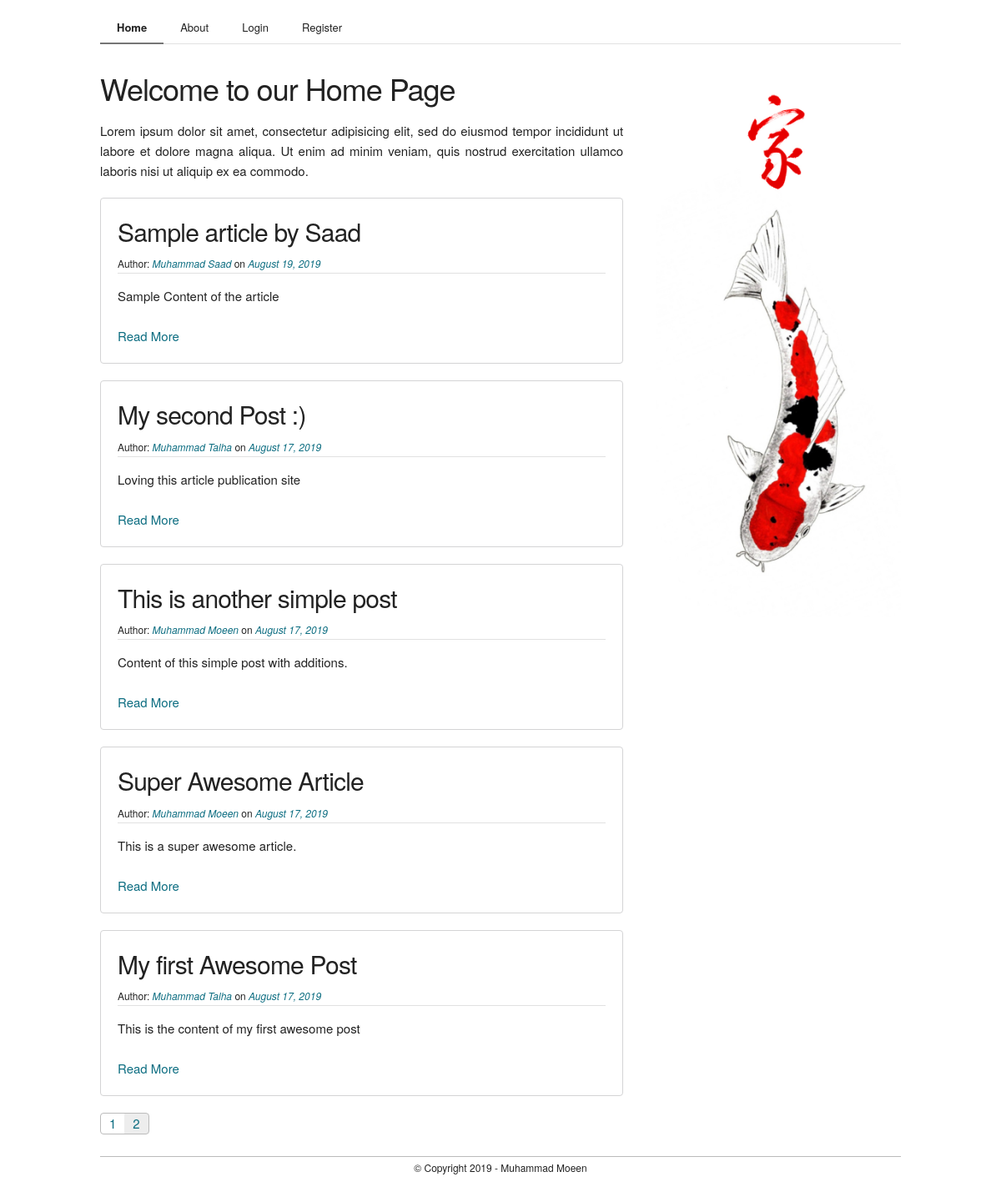
The page /home?page=2 on the database as committed earlier.
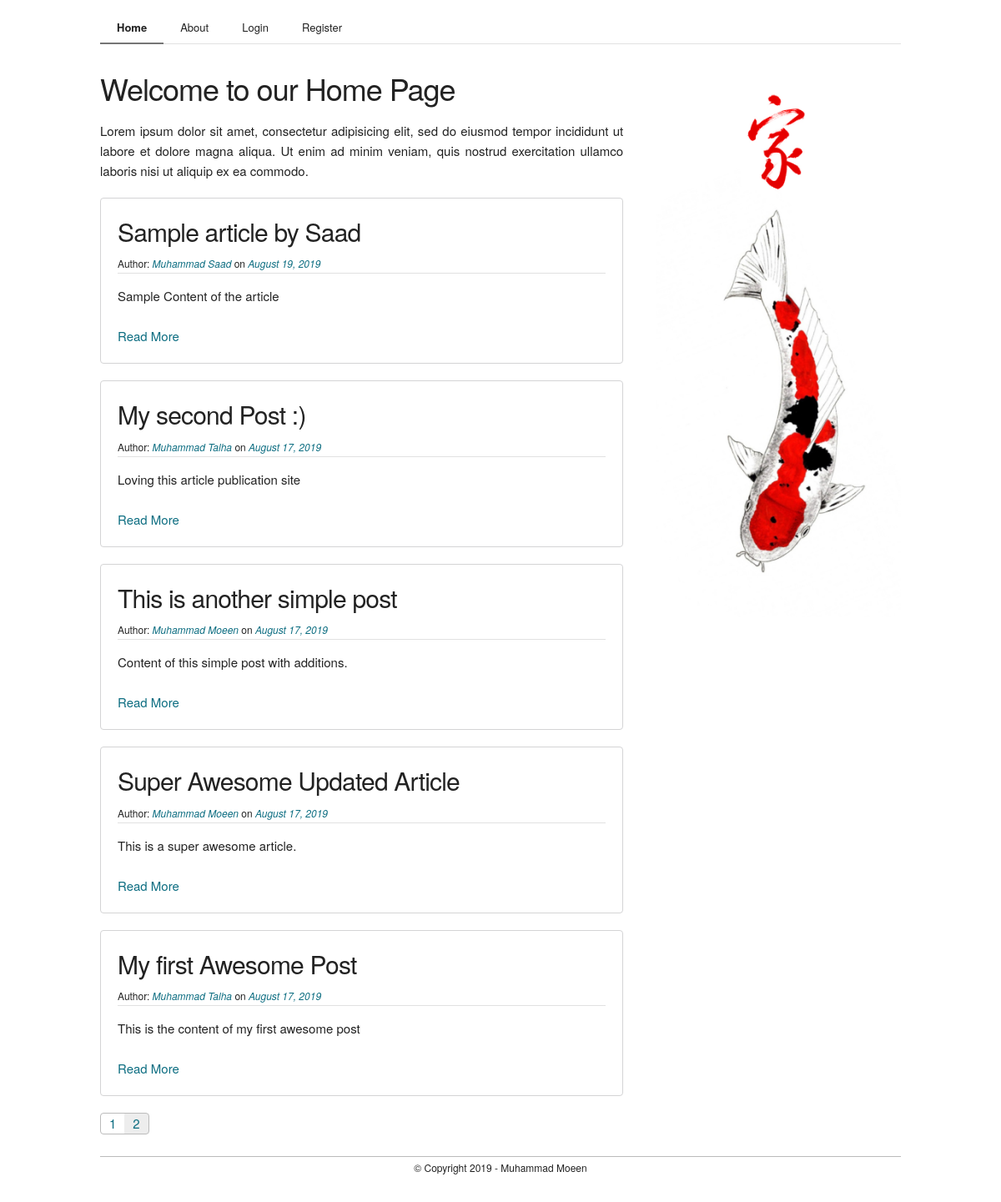
The same page on the database as committed later.
### flaskblog/models.py (models this page shows, shortened)
class Post(db.Model):
    id = db.Column( db.Integer, primary_key = True )
    title = db.Column( db.String(200), nullable = False )
    date_posted = db.Column( db.DateTime, nullable = False, default = datetime.utcnow )
    content = db.Column( db.Text, nullable = False )
    user_id = db.Column( db.Integer, db.ForeignKey('user.id'), nullable = False )

class User(db.Model, UserMixin):
    id = db.Column( db.Integer, primary_key = True )
    name = db.Column( db.String(20), unique = True, nullable = False )
    email = db.Column( db.String(120), unique = True, nullable = False )
    image_file = db.Column( db.String(20), nullable = False, default = 'avatar.png' )
    password = db.Column( db.String(60), nullable = False )
    posts = db.relationship('Post', backref = 'author', lazy = True )

### flaskblog/main/routes.py (the view)
@main.route('/')
@main.route('/home')
def home():
    page_num = request.args.get('page', 1, type=int)
    posts = Post.query.order_by(Post.date_posted.desc()).paginate( page = page_num, per_page = 5)
    return render_template('home.html', posts=posts)

### flaskblog/templates/home.html
{% extends 'layout.html' %}
{% block content %}
	<section class="section">
		<div class="container" style="margin-top: 3rem;">
			<div class="row">
				<div class="two-thirds column">
					<h3>Welcome to our Home Page</h3>
					<p style="text-align: justify;">Lorem ipsum dolor sit amet, consectetur adipisicing elit, sed do eiusmod
					tempor incididunt ut labore et dolore magna aliqua. Ut enim ad minim veniam,
					quis nostrud exercitation ullamco laboris nisi ut aliquip ex ea commodo.</p>
					{% for post in posts.items %}
						<div class="box">
							<h4>{{ post.title }}</h4>
							<small>Author: <i><a href="{{ url_for('users.profile', username=post.author.name ) }}">{% if current_user == post.author %}You{% else %}{{ post.author.name }}{% endif %}</a></i> on <i><a href="#">{{ post.date_posted.strftime('%B %d, %Y') }}</a></i></small>
							<hr>
							<p>{{ post.content }}</p>
							<br>
							<a href="{{ url_for('posts.article', post_id=post.id) }}">Read More</a>
						</div>
					{% endfor %}
					<div class="pages">
						{% for page_num in posts.iter_pages( left_edge=1, right_edge=1, left_current=1, right_current=2) %}
							{% if page_num %}
								{% if posts.page == page_num %}
									<a class="active" href="{{ url_for('main.home', page=page_num) }}">{{page_num}}</a>
								{% else %}
									<a href="{{ url_for('main.home', page=page_num) }}">{{page_num}}</a>
								{% endif %}
							{% else %}
								<a href="#">..</a>
							{% endif %}
						{% endfor %}
					</div>
				</div>
				<div class="one-third column">
					<img src="{{ url_for('static', filename='images/home_banner.jpg')}}" style="width:100%">
				</div>
			</div>
		</div>
	</section>
{% endblock content %}

### flaskblog/templates/layout.html (shortened to what this page needs)
<!DOCTYPE html>
 <html>
 <head>
 	<link rel="stylesheet" href="{{ url_for('static', filename='css/normalize.css')}}">
 	<link rel="stylesheet" href="{{ url_for('static', filename='css/skeleton.css')}}">
 	<link rel="stylesheet" href="{{ url_for('static', filename='css/skeleton-extended.css')}}">
 	<link rel="stylesheet" href="{{ url_for('static', filename='css/custom.css')}}">
 </head>
 <body>
 	<section class="section sticky navigation">
 		<div class="container">
 			<nav>
 				<a {% if request.path in url_for('main.home') %} class="active" {% endif %} href="{{ url_for('main.home') }}">Home</a>
 				<a {% if request.path == url_for('main.about') %} class="active" {% endif %} href=" {{ url_for('main.about') }}">About</a>
 				{% if current_user.is_authenticated %}
 					<a {% if request.path == url_for('posts.new_article') %} class="active" {% endif %} href="{{ url_for('posts.new_article') }}">New Article</a>
	 				<a {% if request.path == url_for('users.profile', username=current_user.name) %} class="active" {% endif %} href="{{ url_for('users.profile', username=current_user.name) }}">Profile</a>
	 				<a {% if request.path == url_for('users.profile_settings') %} class="active" {% endif %} href="{{ url_for('users.profile_settings') }}">Settings</a>
 					<a href="{{ url_for('users.logout') }}">Logout</a>
 				{% else %}
	 				<a {% if request.path == url_for('users.login') %} class="active" {% endif %} href=" {{ url_for('users.login') }}">Login</a>
	 				<a {% if request.path == url_for('users.register') %} class="active" {% endif %} href=" {{ url_for('users.register') }} ">Register</a>
 				{% endif %}
 			</nav>
 		</div>
 	</section>
 	{% block content %}{% endblock content %}
 	<section class="section footer">
 		<div class="container">
	 		<footer class="u-full-width">
	 			<small>&copy Copyright 2019 - Muhammad Moeen</small>
	 		</footer>
 		</div>
 	</section>
 </body>
 </html>

### flaskblog/static/css/skeleton.css (style rules this page uses)
.container { position: relative; width: 100%; max-width: 960px; margin: 0 auto; padding: 0 20px; box-sizing: border-box; }
.column, .columns { width: 100%; float: left; box-sizing: border-box; }
@media (min-width: 400px) { .container { width: 85%; padding: 0; } }
@media (min-width: 550px) { .container { width: 80%; } }
@media (min-width: 550px) { .column, .columns { margin-left: 4%; } }
@media (min-width: 550px) { .column:first-child, .columns:first-child { margin-left: 0; } }
@media (min-width: 550px) { .one-third.column { width: 30.6666666667%; } }
@media (min-width: 550px) { .two-thirds.column { width: 65.3333333333%; } }
html { font-size: 62.5%; }
body { font-size: 1.5em; line-height: 1.6; font-weight: 400; font-family: "Raleway", "HelveticaNeue", "Helvetica Neue", Helvetica, Arial, sans-serif; color: #222; }
h1, h2, h3, h4, h5, h6 { margin-top: 0; margin-bottom: 2rem; font-weight: 300; }
h3 { font-size: 3.0rem; line-height: 1.3; letter-spacing: -.1rem; }
h4 { font-size: 2.4rem; line-height: 1.35; letter-spacing: -.08rem; }
@media (min-width: 550px) { h3 { font-size: 3.6rem; } }
@media (min-width: 550px) { h4 { font-size: 3.0rem; } }
p { margin-top: 0; }
a { color: #1EAEDB; }
pre, blockquote, dl, figure, table, p, ul, ol, form { margin-bottom: 2.5rem; }
.u-full-width { width: 100%; box-sizing: border-box; }
hr { margin-top: 3rem; margin-bottom: 3.5rem; border-width: 0; border-top: 1px solid #E1E1E1; }
.container:after, .row:after, .u-cf { content: ""; display: table; clear: both; }

### flaskblog/static/css/skeleton-extended.css (style rules this page uses)
.section { margin: 1rem 0rem; }
nav { background: white; font-size: 0; padding: 0; border-bottom: solid 1px #e1e1e1; }
nav a { display: inline-block; font-size: 1.8rem; color: #222; text-align: center; padding: 1.3rem 2rem 0.7rem 2rem; text-decoration: none; font-size: 1.3rem; border-bottom: solid 2px transparent; margin-bottom: -1px; }
nav .active { font-weight: bold; border-bottom: solid 2px #757575; }
h1, h2, h3, h4, h5, h6 { margin-bottom: 0.5rem; }
p { margin-top: 1.5rem; margin-bottom: 0rem; }
hr { margin: 1rem 0rem; }
a { text-decoration: none; color: #0c6d81; }
.pages { display: inline-block; border: solid 1px #bbb; border-radius: 4px; overflow: hidden; font-size: 0px; }
.pages a { font-size: 1.5rem; display: inline-block; border-radius: 0px; padding: 0 1rem; }
.pages .active { background: rgba(0,0,0,0.07); }
.box { padding: 2rem; margin: 2rem 0rem; border-radius: 4px; border: 1px solid #d4d4d5; }
.box hr { margin: 0rem; padding: 0rem; }
.sticky { position: sticky; top: 0; z-index: 1; }

### flaskblog/static/css/custom.css (style rules this page uses)
.footer footer { margin-top: 4rem; border-top: solid 1px #bbb; text-align: center; margin: 2rem 0rem; }

Rows that differ between the two databases and show on the page:
changed Post "This is a super awesome article.": title "Super Awesome Article" → "Super Awesome Updated Article"
